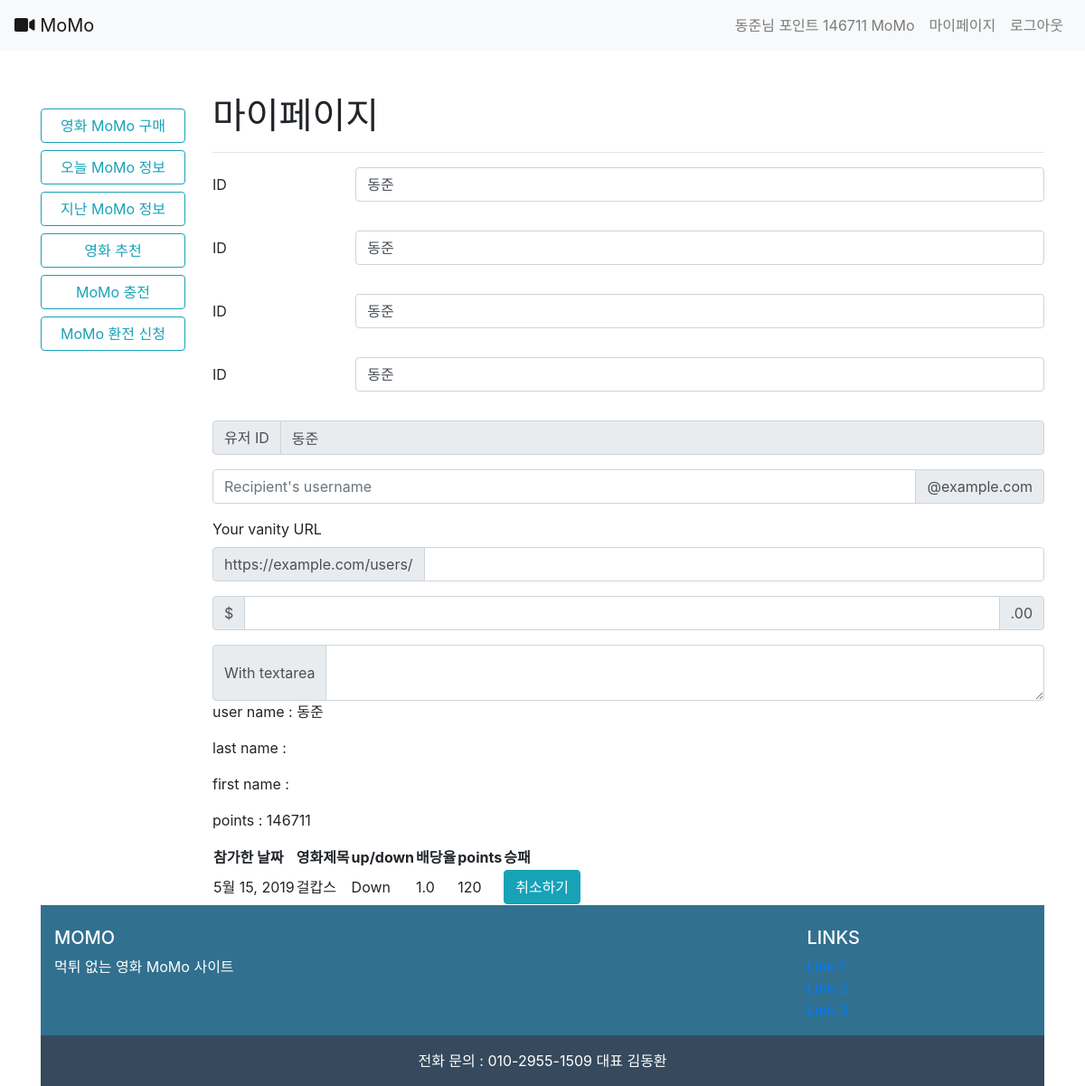
/accounts/2/ (signed in), run on an earlier commit of the app's database.
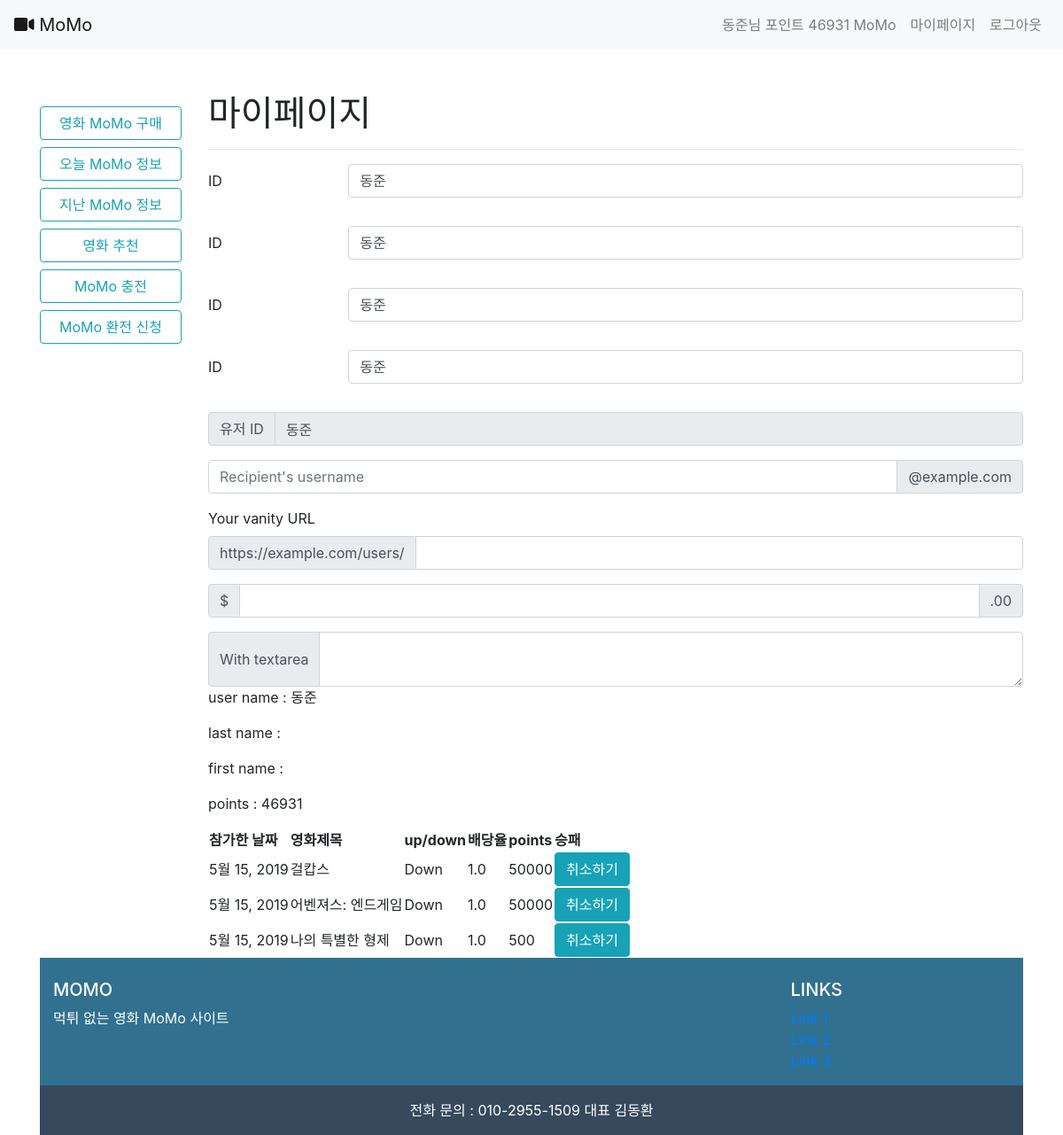
And on a later commit of the database.
### accounts/models.py (models this page shows)
class User(AbstractUser):
    points = models.PositiveIntegerField(default=0)

### momo/models.py (models this page shows, shortened)
class UserMatchMoney(models.Model):
    user = models.ForeignKey(settings.AUTH_USER_MODEL, on_delete=models.CASCADE)
    match = models.ForeignKey(Match, on_delete=models.CASCADE)
    updown = models.IntegerField(default=0)
    points = models.IntegerField(default=0)# 1은 up 2는 down
    win = models.IntegerField(default=0)#0은 아직 상태 모름 1은 이김 2는 짐

class Match(models.Model):
    movie = models.ForeignKey(Movie, on_delete=models.CASCADE)
    user_up = models.ManyToManyField(settings.AUTH_USER_MODEL, related_name="up",blank=True)
    user_down = models.ManyToManyField(settings.AUTH_USER_MODEL, related_name="down",blank=True)
    standard = models.PositiveIntegerField(default = 0)# 기준관객수
    date = models.DateField(auto_now_add=True)# 날짜
    uprate = models.FloatField(default = 1)#up 배당
    downrate = models.FloatField(default = 1)#down 배당

class Movie(models.Model):
    title = models.CharField(max_length=120) # 영화 제목
    poster_url = models.ImageField(blank=True) # 영화 포스터
    audiCnt = models.IntegerField() # 해당일 관객수
    audinten = models.IntegerField() # 전일 대비 증감수
    audiChange = models.FloatField() # 전일 대비 증감 비율
    auidAcc = models.IntegerField() # 누적 관객수
    userRating = models.FloatField() # 영화 평점
    date = models.DateField()
    def __str__(self):
        return self.title

### accounts/views.py (the view)
# urls.py: path('<int:user_id>/',views.user_detail,name='user_detail'),
@login_required
def user_detail(request,user_id):
    user_infos = get_user_model().objects.get(pk=user_id)
    matches = UserMatchMoney.objects.filter(user=user_id)
    context={
        'user_infos':user_infos,
        'matches':matches
    }
    return render(request,'accounts/userdetail.html',context)

### accounts/templates/accounts/userdetail.html (shortened to what this page needs)
{% extends 'base.html' %}
{% block body %}
<h1>마이페이지</h1>
<hr>
<div class="form-group row">
  <label for="inputEmail3" class="col-sm-2 col-form-label">ID</label>
  <div class="col-sm-10">
    <p class="form-control">{{ user_infos.username }}</p>
  </div>
</div>
<div class="form-group row">
  <label for="inputEmail3" class="col-sm-2 col-form-label">ID</label>
  <div class="col-sm-10">
    <p class="form-control">{{ user_infos.username }}</p>
  </div>
</div>
<div class="form-group row">
  <label for="inputEmail3" class="col-sm-2 col-form-label">ID</label>
  <div class="col-sm-10">
    <p class="form-control">{{ user_infos.username }}</p>
  </div>
</div>
<div class="form-group row">
  <label for="inputEmail3" class="col-sm-2 col-form-label">ID</label>
  <div class="col-sm-10">
    <p class="form-control">{{ user_infos.username }}</p>
  </div>
</div>
<div class="input-group mb-3">
  <div class="input-group-prepend">
    <span class="input-group-text" id="basic-addon1">유저 ID</span>
  </div>
  <input type="text" class="form-control" placeholder="Username" aria-label="Username" aria-describedby="basic-addon1" value="{{ user_infos.username }}" readonly>
</div>
<div class="input-group mb-3">
  <input type="text" class="form-control" placeholder="Recipient's username" aria-label="Recipient's username" aria-describedby="basic-addon2">
  <div class="input-group-append">
    <span class="input-group-text" id="basic-addon2">@example.com</span>
  </div>
</div>
<label for="basic-url">Your vanity URL</label>
<div class="input-group mb-3">
  <div class="input-group-prepend">
    <span class="input-group-text" id="basic-addon3">https://example.com/users/</span>
  </div>
  <input type="text" class="form-control" id="basic-url" aria-describedby="basic-addon3">
</div>
<div class="input-group mb-3">
  <div class="input-group-prepend">
    <span class="input-group-text">$</span>
  </div>
  <input type="text" class="form-control" aria-label="Amount (to the nearest dollar)">
  <div class="input-group-append">
    <span class="input-group-text">.00</span>
  </div>
</div>
<div class="input-group">
  <div class="input-group-prepend">
    <span class="input-group-text">With textarea</span>
  </div>
  <textarea class="form-control" aria-label="With textarea"></textarea>
</div>
<p>user name : {{user_infos.username}}</p>
<p>last name : {{user_infos.last_name}}</p>
<p>first name : {{user_infos.first_name}}</p>
<p>points : {{user_infos.points }}</p>
<table>
  <tr>
    <th>참가한 날짜</th>
    <th>영화제목</th>
    <th>up/down</th>
    <th>배당율</th>
    <th>points</th>
    <th>승패</th>
  </tr>
  {% for match in matches %}
  <tr>
    <td>{{match.match.date}}</td>
    <td>{{match.match.movie}}</td>
    {% if match.updown == 1 %}
    <td>Up</td>
    <td>{{match.match.uprate}}</td>
    {% else %}
    <td>Down</td>
    <td>{{match.match.downrate}}</td>
    {% endif %}
    <td>{{match.points}}</td>
    {% if match.win == 1 %}
    <td>승</td>
    {% elif match.win == 2 %}
    <td>패</td>
    {% else %}
    <td>
      <form action = "{% url 'accounts:refund' match.id %}" method = "POST">
      <button type="submit" class="btn btn-info">취소하기</button>
      </form>
    </td>
    {% endif %}
  </tr>
  {% endfor %}
</table>
{% endblock %}

### bob/templates/base.html (shortened to what this page needs)
<!DOCTYPE html>
<html lang="en">
<head>
    <link rel="stylesheet" href="https://stackpath.bootstrapcdn.com/bootstrap/4.3.1/css/bootstrap.min.css">
    <link rel="stylesheet" href="https://use.fontawesome.com/releases/v5.8.1/css/all.css">
</head>
<body>
{% include 'nav.html' %}
<div id="app" class="container">
    <div class="row mt-5">
        <aside class="col-md-2 d-none d-md-block sidebar">
            <nav class="sidebar-sticky mt-2">
                <ul class="nav flex-column">
                    <li class="nav-item mt-2">
                        <button class="btn btn-outline-info btn-block" onclick="location.href='{% url 'movies:predict' %}'" >영화 MoMo 구매</button>
                    </li>
                    <li class="nav-item mt-2">
                        <button class="btn btn-outline-info btn-block" onclick="location.href='{% url 'movies:list' %}'">오늘 MoMo 정보</button>
                    </li>
                    <li class="nav-item mt-2">
                        <button class="btn btn-outline-info btn-block">지난 MoMo 정보</button>
                    </li>
                    <li class="nav-item mt-2">
                        <button class="btn btn-outline-info btn-block">영화 추천</button>
                    </li>
                    {% if user.is_authenticated %}
                    {% if user.is_superuser %}
                    <li class="nav-item mt-2">
                        <button class="btn btn-outline-info btn-block" onclick = "location.href = '{% url 'accounts:money' 1 0 %}' ">MoMo 환전 확인</button>
                    </li>
                    {% else %}
                    <li class="nav-item mt-2">
                        <button class="btn btn-outline-info btn-block" onclick = "location.href = '{% url 'accounts:money' 2 user.id  %}' ">MoMo 충전</button>
                    </li>
                    <li class="nav-item mt-2">
                        <button class="btn btn-outline-info btn-block" onclick = "location.href = '{% url 'accounts:money' 3 user.id %}' ">MoMo 환전 신청</button>
                    </li>
                    {% endif %}
                    {% endif %}
                </ul>
            </nav>
        </aside>
        <div class="col-md-10 d-none d-md-block">
        {% block body %}
        {% endblock %}
        </div>
    </div>
<footer class="page-footer font-small pt-4">
    <div class="container-fluid text-center text-md-left">
        <div class="row">
            <div class="col-md-6 mt-md-0 mt-3">
                <h5 class="text-uppercase">MOMO</h5>
                <p>먹튀 없는 영화 MoMo 사이트</p>
            </div>
            <div class="col-md-3 offset-md-3 mb-md-0 mb-3">
                <h5 class="text-uppercase">Links</h5>
                <ul class="list-unstyled">
                    <li>
                        <a href="#!">Link 1</a>
                    </li>
                    <li>
                        <a href="#!">Link 2</a>
                    </li>
                    <li>
                        <a href="#!">Link 3</a>
                    </li>
                </ul>
            </div>
        </div>
    </div>
    <div class="footer-copyright text-center py-3">
        전화 문의 : 010-2955-1509 대표 김동환
    </div>
</footer>
</div>
</body>
</html>

### bob/templates/nav.html (shortened to what this page needs)
<nav class="navbar navbar-expand-lg navbar-light bg-light">
  <a class="navbar-brand" href="{% url 'movies:list' %}">
    <i class="fas fa-video"></i>
    MoMo
  </a>
  <div class="collapse navbar-collapse" id="navbarNav">
    <ul class="navbar-nav ml-auto">
      {% if user.is_authenticated %}
      {% if not user.is_superuser %}
      <li class="nav-item">
        <a class="nav-link" tabindex="-1" aria-disabled="true">{{ user }}님 포인트 {{ user.points }} MoMo</a>
      </li>
      <li class="nav-item">
        <a class="nav-link" href="{% url 'accounts:user_detail' user.id %}" tabindex="-1" aria-disabled="true">마이페이지</a>
      </li>
      {% else %}
      <li class="nav-item">
        <a class="nav-link" tabindex="-1" aria-disabled="true">{{ user }}</a>
      </li>
      {% endif %}
      <li class="nav-item">
        <a class="nav-link" href="{% url 'accounts:logout' %}">로그아웃</a>
      </li>
      {% endif %}
    </ul>
  </div>
</nav>

### bob/templates/base.html (style rules this page uses)
footer { background-color: #31708F; color: white; flex-shrink: 0; }
footer > div.footer-copyright { background-color: #36495D; color: white; }

What changed in the data, as far as the page shows it:
removed UserMatchMoney: match "5월 15, 2019", match.movie "걸캅스", match.downrate "1.0", points "120", win "취소하기"
changed User "동준": points "146711" → "46931"
added UserMatchMoney: match "5월 15, 2019", match.movie "걸캅스", match.downrate "1.0", points "50000", win "취소하기"
added UserMatchMoney: match "5월 15, 2019", match.movie "어벤져스: 엔드게임", match.downrate "1.0", points "50000", win "취소하기"
added UserMatchMoney: match "5월 15, 2019", match.movie "나의 특별한 형제", match.downrate "1.0", points "500", win "취소하기"
